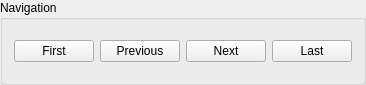
           <widget class="QGroupBox" name="navigationGroupBox">
            <property name="minimumSize">
             <size>
              <width>0</width>
              <height>0</height>
             </size>
            </property>
            <property name="maximumSize">
             <size>
              <width>16777215</width>
              <height>85</height>
             </size>
            </property>
            <property name="title">
             <string>Navigation</string>
            </property>
            <layout class="QGridLayout" name="gridLayout_7">
             <item row="0" column="0">
              <widget class="QPushButton" name="firstPushButton">
               <property name="minimumSize">
                <size>
                 <width>0</width>
                 <height>0</height>
                </size>
               </property>
               <property name="maximumSize">
                <size>
                 <width>120</width>
                 <height>16777215</height>
                </size>
               </property>
               <property name="text">
                <string>First</string>
               </property>
              </widget>
             </item>
             <item row="0" column="1">
              <widget class="QPushButton" name="previousPushButton">
               <property name="maximumSize">
                <size>
                 <width>120</width>
                 <height>16777215</height>
                </size>
               </property>
               <property name="text">
                <string>Previous</string>
               </property>
              </widget>
             </item>
             <item row="0" column="2">
              <widget class="QPushButton" name="nextPushButton">
               <property name="maximumSize">
                <size>
                 <width>120</width>
                 <height>16777215</height>
                </size>
               </property>
               <property name="text">
                <string>Next</string>
               </property>
              </widget>
             </item>
             <item row="0" column="3">
              <widget class="QPushButton" name="lastPushButton">
               <property name="maximumSize">
                <size>
                 <width>120</width>
                 <height>16777215</height>
                </size>
               </property>
               <property name="text">
                <string>Last</string>
               </property>
              </widget>
             </item>
            </layout>
           </widget>
